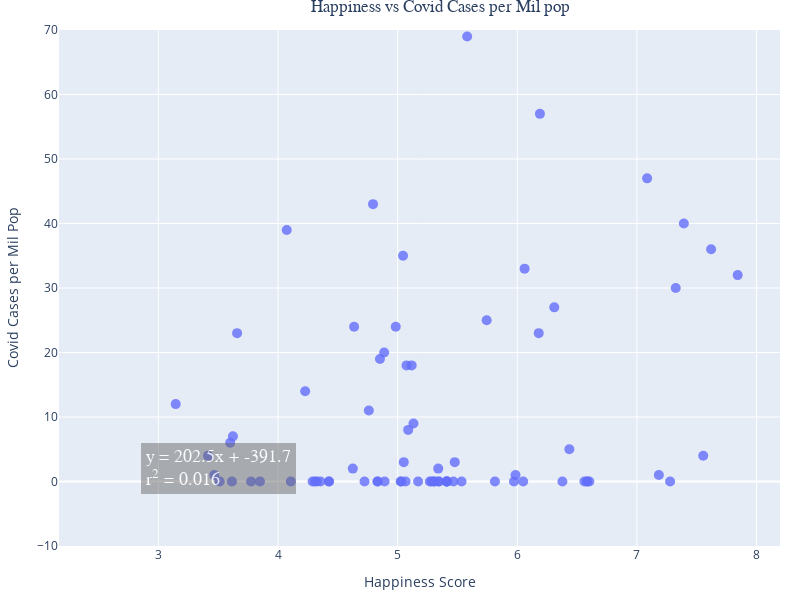

The notebook cell saved with this chart:
### Code cell
# Covid and happiness

# Scatter plot with linear regression
fig = px.scatter(final_df, x="Happiness Score", y="Covid Cases per Mil Pop",  
                 hover_name="Country", trendline="ols",range_y=(-10,70),
                 width=800, height=600)
                 

# Get results from linear regression 
model = px.get_trendline_results(fig)
results = model.iloc[0]["px_fit_results"]
alpha = round(results.params[0],1)
beta = round(results.params[1],1)
r_squared = results.rsquared

# Create text for regression paramaters
line1 = 'y = ' + str(beta) + 'x' + ' + ' + str(alpha) 
line2 = 'r<sup>2</sup> = ' + str(round(r_squared, 3))
summary = line1 + '<br>' + line2 

# Add to the plot
fig.add_annotation(x=3.5, y=2, xref="x", yref="y", text=summary,
                   font=dict(family="Courier New, monospace", size=18, color="#ffffff"),
                   showarrow=False, align="left",
                   borderwidth=2, borderpad=4, bgcolor="rgba(100,100,100, 0.6)",
                   opacity=0.8)

# Format titles and axes
fig.update_layout(margin=dict(l=20, r=20, t=30, b=20), title_font_family="Arial", 
                  title={'text': "Happiness vs Covid Cases per Mil pop", 'y':1, 'x':0.55, 'xanchor': 'center', 'yanchor': 'top'})
fig.update_xaxes(title="Happiness Score", showgrid=True)
fig.update_yaxes(title="Covid Cases per Mil Pop", showgrid=True)
fig.update_traces(marker=dict(size=10, opacity=0.8), selector=dict(mode='markers')) # formatting of dots
fig.show()

### Figure 1 — Plotly figure (JSON) as saved in the notebook; plotly's stock layout.template omitted (floating-point values rounded to 4 significant figures; data arrays with more than 128 entries replaced by an {"elided": "..."} marker saying what was removed)
{"data": [{"hovertemplate": "<b>%{hovertext}</b><br><br>Happiness Score=%{x}<br>Covid Cases per Mil Pop=%{y}<extra></extra>", "hovertext": {"elided": "209 str values"}, "legendgroup": "", "marker": {"color": "#636efa", "opacity": 0.8, "size": 10, "symbol": "circle"}, "mode": "markers", "name": "", "orientation": "v", "showlegend": false, "type": "scatter", "x": {"elided": "209 float values"}, "xaxis": "x", "y": {"elided": "209 int values"}, "yaxis": "y"}, {"hovertemplate": "<b>OLS trendline</b><br>Covid Cases per Mil Pop = 202.472 * Happiness Score + -391.723<br>R<sup>2</sup>=0.015782<br><br>Happiness Score=%{x}<br>Covid Cases per Mil Pop=%{y} <b>(trend)</b><extra></extra>", "legendgroup": "", "marker": {"color": "#636efa", "symbol": "circle"}, "mode": "lines", "name": "", "showlegend": false, "type": "scatter", "x": {"elided": "155 float values"}, "xaxis": "x", "y": {"elided": "155 float values"}, "yaxis": "y"}], "layout": {"annotations": [{"align": "left", "bgcolor": "rgba(100,100,100, 0.6)", "borderpad": 4, "borderwidth": 2, "font": {"color": "#ffffff", "family": "Courier New, monospace", "size": 18}, "opacity": 0.8, "showarrow": false, "text": "y = 202.5x + -391.7<br>r<sup>2</sup> = 0.016", "x": 3.5, "xref": "x", "y": 2, "yref": "y"}], "height": 600, "legend": {"tracegroupgap": 0}, "margin": {"b": 20, "l": 20, "r": 20, "t": 30}, "title": {"font": {"family": "Arial"}, "text": "Happiness vs Covid Cases per Mil pop", "x": 0.55, "xanchor": "center", "y": 1, "yanchor": "top"}, "width": 800, "xaxis": {"anchor": "y", "domain": [0, 1], "showgrid": true, "title": {"text": "Happiness Score"}}, "yaxis": {"anchor": "x", "domain": [0, 1], "range": [-10, 70], "showgrid": true, "title": {"text": "Covid Cases per Mil Pop"}}}}
